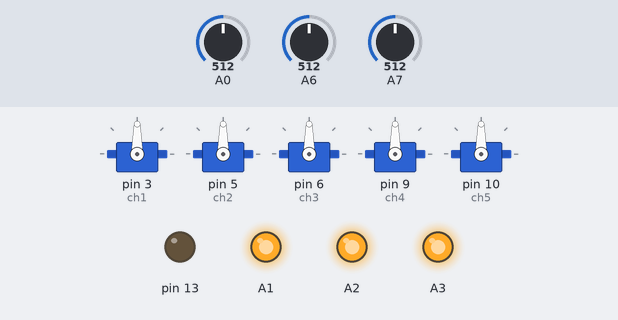
This sketch was run on a simulated Arduino Nano, built with avr-gcc and run on an emulated ATmega328P. On the bench: 5 × servo, output pins drawn as LEDs (lit = HIGH). The test bench sets the inputs (shaded band); at power-on: A0 = 512, A6 = 512, A7 = 512. EEPROM starts erased; no radio packets arrive unless stated.

Above: at 0.1 s.
At 0.6 s:
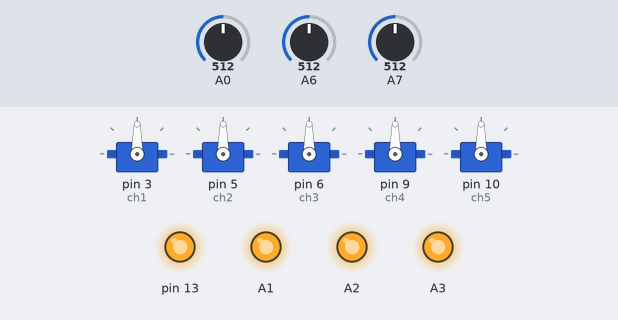
Timing chart, 0 to 2.1 s (numbered marks = the images above):
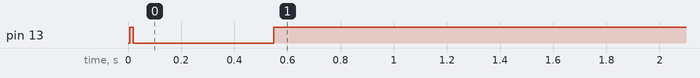

Measured:
- by itself, pin 13: HIGH → LOW at 0.02 s, → HIGH 0.53 s later

The sketch:

sketch_jan18b.ino
```cpp
/*
*      THE ZG 接收机 主程序
*           BY:微风萧萧
*
*
*/
#include <SPI.h>
#include <nRF24L01.h>
#include <RF24.h>
#include <Servo.h>
#include <Wire.h>
#include <EEPROM.h>
#include "Adafruit_PWMServoDriver.h"

Adafruit_PWMServoDriver pwm = Adafruit_PWMServoDriver(0x40);

//  遥杆1 遥杆2  遥杆3  遥杆4 电位器A 电位器B
int cha1, cha2, cha3, cha4,  cha5, cha6;
// 开关A 开关B  开关R 开关L
int swA, swB,  swR, swL;
// 定义数据变量
int mode =0,Rexo,Reup,Redo,cont;
int addr;

Servo ch1;
Servo ch2;
Servo ch3;
Servo ch4;
Servo ch5;

struct Signal {
  byte vlx;
  byte vly;
  byte vrx;
  byte vry;
  byte potentialA;      //电位器a
  byte potentialB;      //电位器b
  byte switchA;         //开关a   ------>F->1001   B->1110
  byte switchB;         //开关b   ------>O->1011   X->1100
  byte touchA;          //触摸开关a  ------>NL->1010   LI->1000
  byte touchB;          //触摸开关b  ------>NL->1111   LI->0000
};
Signal data;

const byte address[6] = "zg111";
RF24 radio(7, 8);      // CE, CSN

void setup() {
  ch1.attach(3);
  ch2.attach(5);
  ch3.attach(6);
  ch4.attach(9);
  ch5.attach(10);

  pwm.begin();         //PCA9685初始化
  pwm.setPWMFreq(50);  //50HZ

  Serial.begin(9600);  //打开串口
  radio.begin();       //nrf24l01p 初始化
  radio.openReadingPipe(0, address);
  radio.setPALevel(RF24_PA_MIN);
  radio.startListening();

  pinMode(A0,INPUT);
  pinMode(A1,OUTPUT);
  pinMode(A2,OUTPUT);
  pinMode(A3,OUTPUT);
  mode =  EEPROM.read(addr);
  cont = HIGH;
  pinMode(LED_BUILTIN,OUTPUT);//LED推挽输出
  digitalWrite(LED_BUILTIN,HIGH);
  digitalWrite(A1,HIGH);
  digitalWrite(A2,HIGH);
  digitalWrite(A3,HIGH);
}
unsigned long lastRecvTime = 0;
void recvData(){
  while( radio.available() ) {
    radio.read(&data, sizeof(Signal));//接收数据
    lastRecvTime = millis();   //当前时间ms
  }
}
void loop() {
   recvData();
   unsigned long now = millis();
   if ( now - lastRecvTime > 500 ) {digitalWrite(LED_BUILTIN,HIGH);}else digitalWrite(LED_BUILTIN,LOW);
    Rexo = analogRead(A0);
    Reup = analogRead(A6);
    Redo = analogRead(A7);

    swA = data.switchA;
    swB = data.switchB;
    swR = data.touchA;
    swL = data.touchB;
    if(Rexo <= 20&&cont == HIGH){  //模式转换
              delay(4);
              mode++;
              if(mode >=4){
                  mode =0;
                }
              cont =!cont;
      }else if(Rexo >=1000 &&cont ==LOW){
               delay(4);
               cont =!cont;
        }
   /*  if(Reup <= 20&&cont == HIGH){       //暂时没想好
              delay(4);

              cont =!cont;
      }else if(Reup >=1000 &&cont ==LOW){
               delay(4);
               cont =!cont;
        }
     if(Redo <= 20&&cont == HIGH){        //暂时没想好
              delay(4);

              cont =!cont;
      }else if(Redo >=1000 &&cont ==LOW){
               delay(4);
               cont =!cont;
        }*/
    if(mode==0){
       digitalWrite(A1,1); digitalWrite(A2,1); digitalWrite(A3,1);
    }else if(mode==1){      //  蓝色  模式一
                  cha1 = map(data.vlx, 0, 255, 1000, 2000);   //
                  cha2 = map(data.vly, 0, 255, 185,370);      //
                  cha3 = map(data.vrx, 0, 255, 1000, 2000);   //
                  cha4 = map(data.vry, 0, 255, 1000, 2000);   //
                  cha5 = map(data.potentialA, 0, 255, 185, 370);      //50Hz 无刷电调上升沿为1ms-2ms 对应值为187-373
                  cha6 = map(data.potentialB, 0, 255, 185, 370);      //舵机上升沿102为0度 187为45度 280为90度 373为135度 510为180度
              digitalWrite(A1,0);
              digitalWrite(A3,1);
               pwm.setPWM(12,0,cha5);
               pwm.setPWM(13,0,cha6);
               if(cha2<=310&&cha2>=245){
                    pwm.setPWM(4,0,227);
                   }else pwm.setPWM(4,0,cha2);
            }
    else if(mode==2){  //绿色   模式二
                  cha1 = map(data.vlx, 0, 255, 1000, 2000);   //
                  cha2 = map(data.vly, 0, 255, 950, 1900);    //
                  cha3 = map(data.vrx, 0, 255, 1000, 2000);   //
                  cha4 = map(data.vry, 0, 255, 1000, 2000);   //
                  cha5 = map(data.potentialA, 0, 255, 185, 370);
                  cha6 = map(data.potentialB, 0, 255, 185, 370);
              digitalWrite(A1,1);
              digitalWrite(A2,0);
               ch1.writeMicroseconds(cha1);  // 3号引脚 lx
               ch2.writeMicroseconds(cha2);  // 5号引脚 ly
               ch3.writeMicroseconds(cha3);  // 6号引脚 rx
               ch4.writeMicroseconds(cha4);  // 9号引脚 ry
               //ch5.writeMicroseconds(cha2);  //1000 --2000 对应1ms-2ms
           }
    else if(mode==3){  //红色   模式三
              digitalWrite(A2,1);
              digitalWrite(A3,0);

            }
    EEPROM.write(addr, mode);
    delay(50);
}
```
